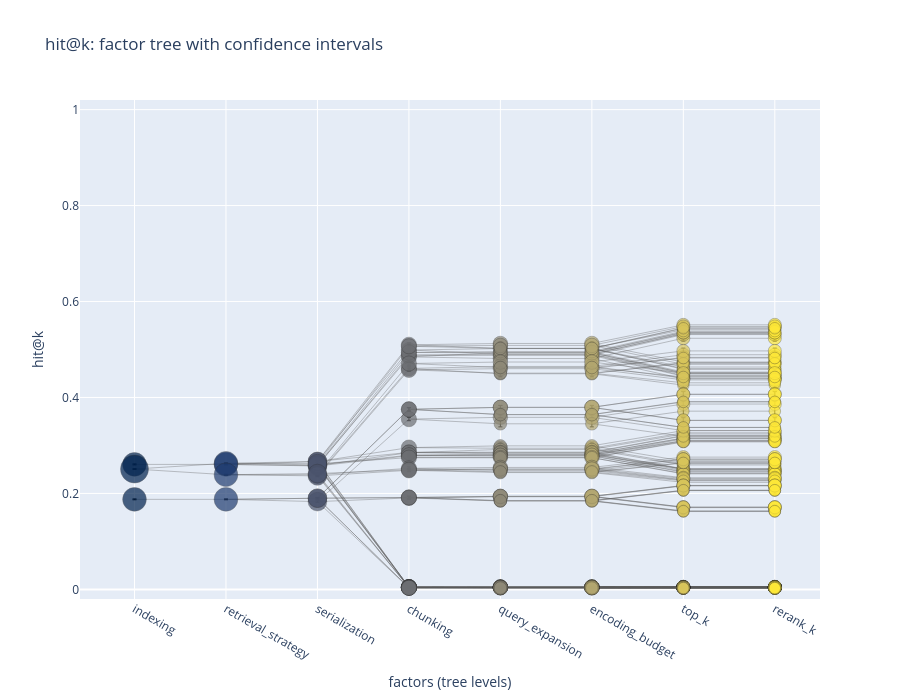
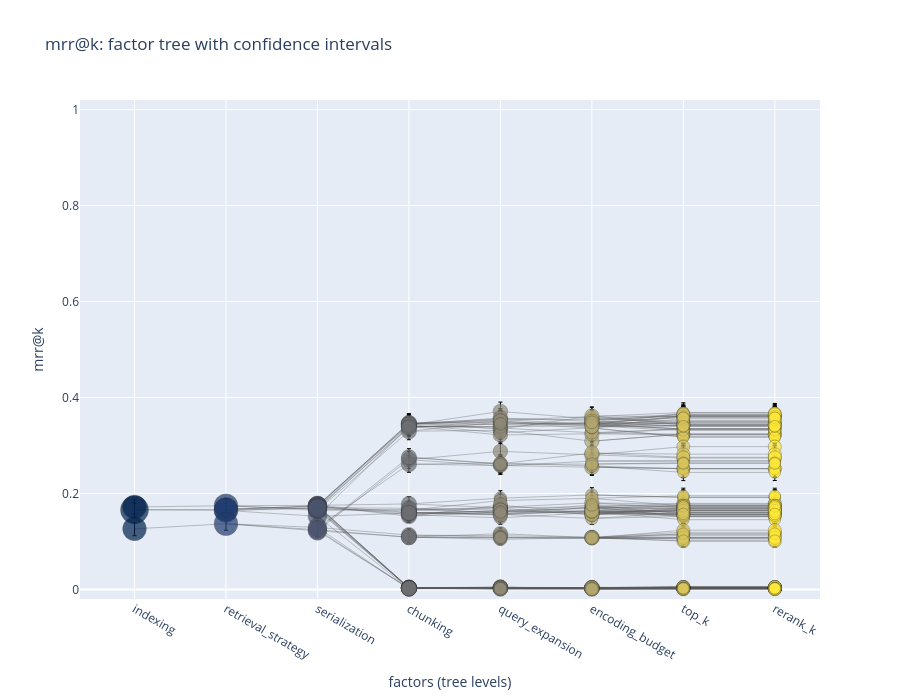
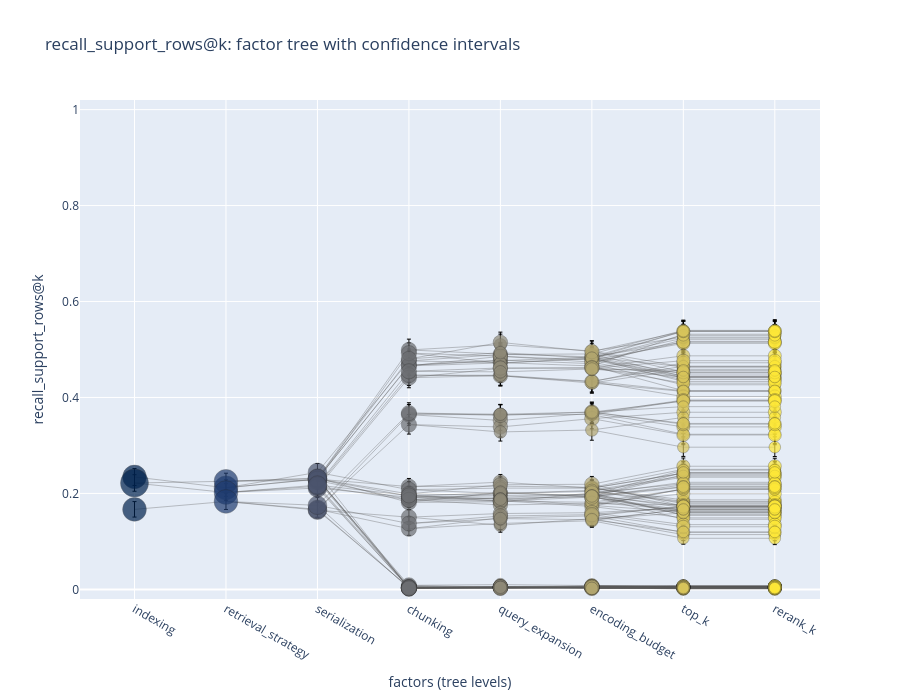

The notebook cell saved with these charts, in order:
### Code cell
for metric_name in METRICS:
    fig_tree = plot_metric_factor_tree(
        leaf_stats_df=stats_df,
        metric=metric_name,
        factor_order=FACTOR_ORDER,
        metric_ci_models=METRIC_CI_MODELS,
        max_leaf_nodes=250,
    )
    if fig_tree is not None:
        fig_tree.show()

### Figure 1 — Plotly figure (JSON) as saved in the notebook; plotly's stock layout.template omitted (floating-point values rounded to 4 significant figures; data arrays with more than 128 entries replaced by an {"elided": "..."} marker saying what was removed)
{"data": [{"hoverinfo": "skip", "line": {"color": "rgba(90,90,90,0.35)", "width": 1}, "mode": "lines", "showlegend": false, "type": "scatter", "x": {"elided": "1452 int values"}, "y": {"elided": "1452 float values"}}, {"customdata": {"elided": "487x5 mixed values"}, "error_y": {"array": {"elided": "487 float values"}, "arrayminus": {"elided": "487 float values"}, "symmetric": false, "thickness": 1, "type": "data", "width": 2}, "hovertemplate": "%{customdata[0]}<br>mean=%{y:.4f}<br>n=%{customdata[1]}<br>CI=[%{customdata[2]:.4f}, %{customdata[3]:.4f}]<br>method=%{customdata[4]}<extra></extra>", "marker": {"color": {"elided": "487 int values"}, "colorscale": [[0, "#00224e"], [0.1111, "#123570"], [0.2222, "#3b496c"], [0.3333, "#575d6d"], [0.4444, "#707173"], [0.5556, "#8a8678"], [0.6667, "#a59c74"], [0.7778, "#c3b369"], [0.8889, "#e1cc55"], [1, "#fee838"]], "line": {"color": "rgba(40,40,40,0.8)", "width": 0.5}, "size": {"elided": "487 float values"}}, "mode": "markers", "showlegend": false, "text": {"elided": "487 str values"}, "type": "scatter", "x": {"elided": "487 int values"}, "y": {"elided": "487 float values"}}], "layout": {"height": 700, "title": {"text": "hit@k: factor tree with confidence intervals"}, "xaxis": {"tickmode": "array", "ticktext": ["indexing", "retrieval_strategy", "serialization", "chunking", "query_expansion", "encoding_budget", "top_k", "rerank_k"], "tickvals": [1, 2, 3, 4, 5, 6, 7, 8], "title": {"text": "factors (tree levels)"}}, "yaxis": {"range": [-0.02, 1.02], "title": {"text": "hit@k"}}}}

### Figure 2 — Plotly figure (JSON) as saved in the notebook; plotly's stock layout.template omitted (floating-point values rounded to 4 significant figures; data arrays with more than 128 entries replaced by an {"elided": "..."} marker saying what was removed)
{"data": [{"hoverinfo": "skip", "line": {"color": "rgba(90,90,90,0.35)", "width": 1}, "mode": "lines", "showlegend": false, "type": "scatter", "x": {"elided": "1452 int values"}, "y": {"elided": "1452 float values"}}, {"customdata": {"elided": "487x5 mixed values"}, "error_y": {"array": {"elided": "487 float values"}, "arrayminus": {"elided": "487 float values"}, "symmetric": false, "thickness": 1, "type": "data", "width": 2}, "hovertemplate": "%{customdata[0]}<br>mean=%{y:.4f}<br>n=%{customdata[1]}<br>CI=[%{customdata[2]:.4f}, %{customdata[3]:.4f}]<br>method=%{customdata[4]}<extra></extra>", "marker": {"color": {"elided": "487 int values"}, "colorscale": [[0, "#00224e"], [0.1111, "#123570"], [0.2222, "#3b496c"], [0.3333, "#575d6d"], [0.4444, "#707173"], [0.5556, "#8a8678"], [0.6667, "#a59c74"], [0.7778, "#c3b369"], [0.8889, "#e1cc55"], [1, "#fee838"]], "line": {"color": "rgba(40,40,40,0.8)", "width": 0.5}, "size": {"elided": "487 float values"}}, "mode": "markers", "showlegend": false, "text": {"elided": "487 str values"}, "type": "scatter", "x": {"elided": "487 int values"}, "y": {"elided": "487 float values"}}], "layout": {"height": 700, "title": {"text": "mrr@k: factor tree with confidence intervals"}, "xaxis": {"tickmode": "array", "ticktext": ["indexing", "retrieval_strategy", "serialization", "chunking", "query_expansion", "encoding_budget", "top_k", "rerank_k"], "tickvals": [1, 2, 3, 4, 5, 6, 7, 8], "title": {"text": "factors (tree levels)"}}, "yaxis": {"range": [-0.02, 1.02], "title": {"text": "mrr@k"}}}}

### Figure 3 — Plotly figure (JSON) as saved in the notebook; plotly's stock layout.template omitted (floating-point values rounded to 4 significant figures; data arrays with more than 128 entries replaced by an {"elided": "..."} marker saying what was removed)
{"data": [{"hoverinfo": "skip", "line": {"color": "rgba(90,90,90,0.35)", "width": 1}, "mode": "lines", "showlegend": false, "type": "scatter", "x": {"elided": "1452 int values"}, "y": {"elided": "1452 float values"}}, {"customdata": {"elided": "487x5 mixed values"}, "error_y": {"array": {"elided": "487 float values"}, "arrayminus": {"elided": "487 float values"}, "symmetric": false, "thickness": 1, "type": "data", "width": 2}, "hovertemplate": "%{customdata[0]}<br>mean=%{y:.4f}<br>n=%{customdata[1]}<br>CI=[%{customdata[2]:.4f}, %{customdata[3]:.4f}]<br>method=%{customdata[4]}<extra></extra>", "marker": {"color": {"elided": "487 int values"}, "colorscale": [[0, "#00224e"], [0.1111, "#123570"], [0.2222, "#3b496c"], [0.3333, "#575d6d"], [0.4444, "#707173"], [0.5556, "#8a8678"], [0.6667, "#a59c74"], [0.7778, "#c3b369"], [0.8889, "#e1cc55"], [1, "#fee838"]], "line": {"color": "rgba(40,40,40,0.8)", "width": 0.5}, "size": {"elided": "487 float values"}}, "mode": "markers", "showlegend": false, "text": {"elided": "487 str values"}, "type": "scatter", "x": {"elided": "487 int values"}, "y": {"elided": "487 float values"}}], "layout": {"height": 700, "title": {"text": "recall_support_rows@k: factor tree with confidence intervals"}, "xaxis": {"tickmode": "array", "ticktext": ["indexing", "retrieval_strategy", "serialization", "chunking", "query_expansion", "encoding_budget", "top_k", "rerank_k"], "tickvals": [1, 2, 3, 4, 5, 6, 7, 8], "title": {"text": "factors (tree levels)"}}, "yaxis": {"range": [-0.02, 1.02], "title": {"text": "recall_support_rows@k"}}}}
